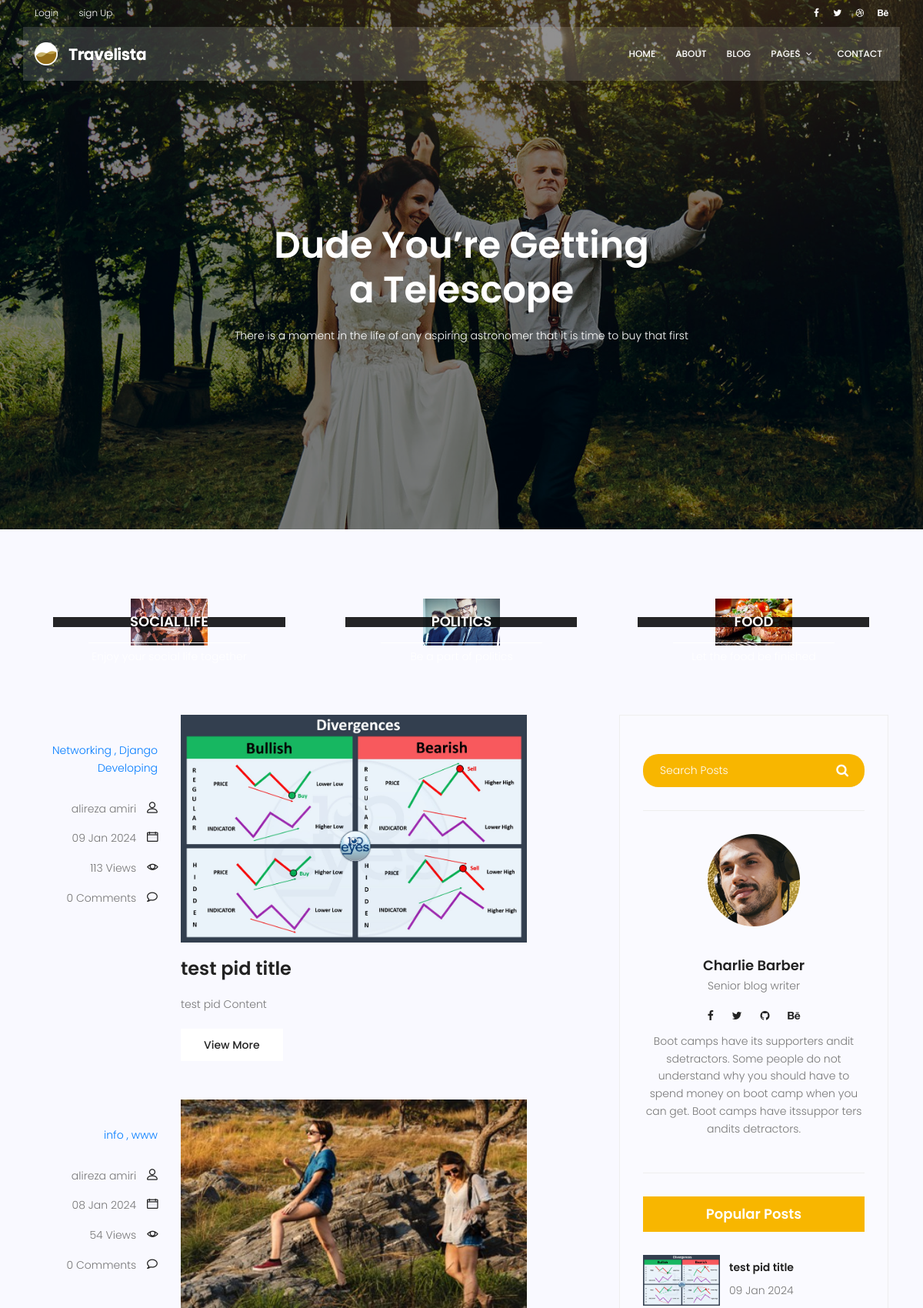
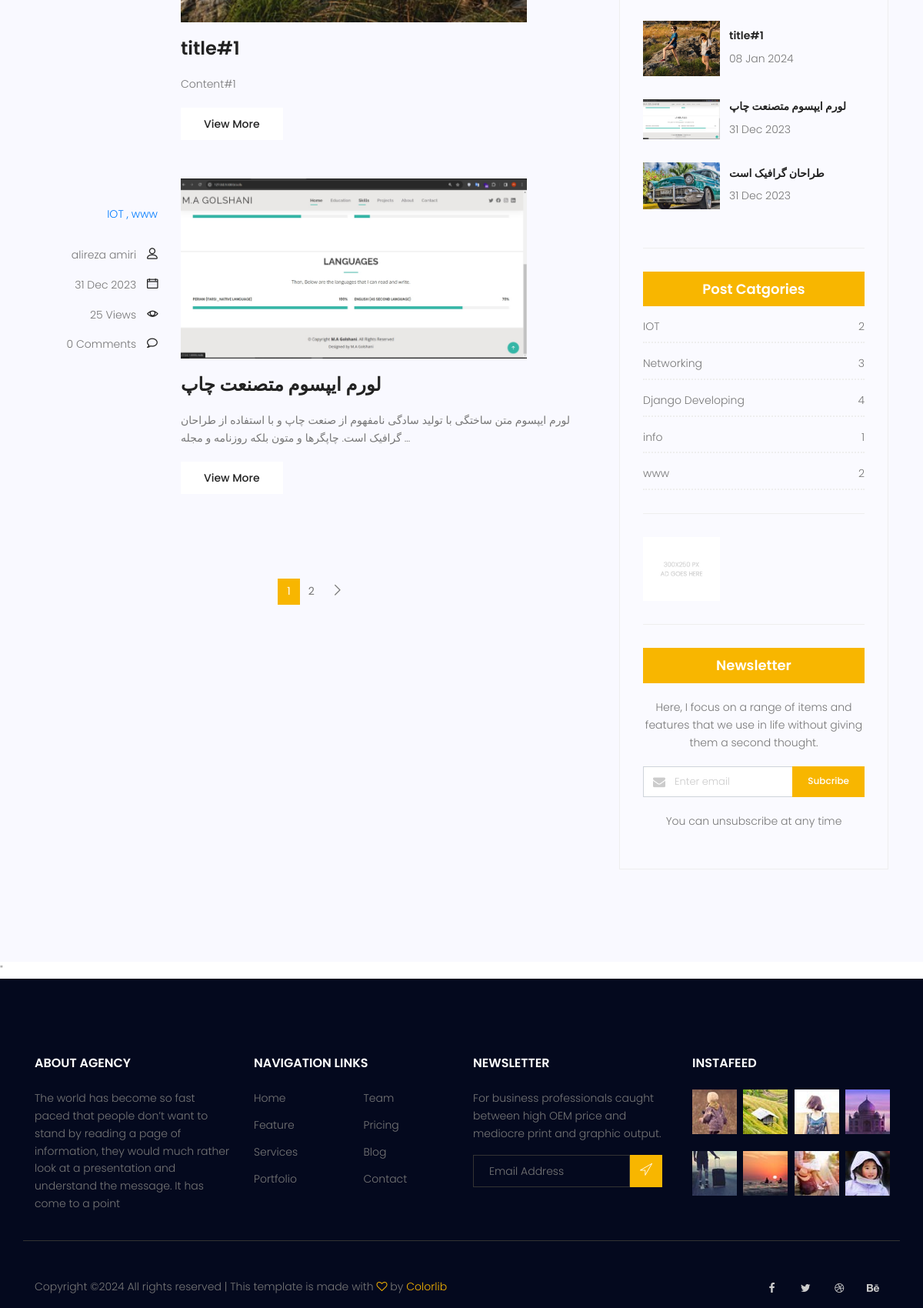
Screenshot of /blog/ (upper part) with the database file from the repository (2 pictures, top to bottom).
### blog/models.py (models this page shows, shortened)
class Category(models.Model):
    name = models.CharField(max_length=255)

class Post(models.Model):
    image = models.ImageField(default='blog/defaults.jpg')
    author = models.ForeignKey(User, null=True, on_delete=models.SET_NULL)
    title = models.CharField(max_length=255)
    content = models.TextField()
    tags = TaggableManager()
    category = models.ManyToManyField(Category)
    counted_views = models.IntegerField(default=0)
    status = models.BooleanField(default=False)
    login_required = models.BooleanField(default=False)
    published_date = models.DateTimeField(null=True)
    created_date = models.DateTimeField(auto_now_add=True)
    updated_date = models.DateTimeField(auto_now=True)
    class Meta:
        ordering = ["-created_date"]

### blog/views.py (the view)
# urls.py: path('', blog_view, name='index'),
def blog_view(request, **kwargs):
    current_datetime = timezone.now()
    posts = Post.objects.filter(status=1, published_date__lte=current_datetime).order_by('-published_date')
    if kwargs.get('cat_name') is not None:
        posts = posts.filter(category__name=kwargs['cat_name'])
    if kwargs.get('author_username') is not None:
        posts = posts.filter(author__username=kwargs['author_username'])
    if kwargs.get('tag_name') is not None:
        posts = posts.filter(tags__name__in=[kwargs['tag_name']])
    try:
        posts = Paginator(posts, 3)
        page_number = request.GET.get("page")
        posts = posts.get_page(page_number)
    except PageNotAnInteger:
        posts = posts.get_page(1)
    except EmptyPage:
        posts = posts.get_page(posts.num_pages)
    context = {'posts': posts}
    return render(request, 'blog/blog-home.html', context)

### blog/templatetags/blog_tag.py (called while the page is built)
@register.simple_tag(name="comment_count")
def function(pid):
    return Comment.objects.filter(post=pid,approved=True).count()

@register.inclusion_tag('blog/blog-lastposts.html')
def latest_post_side(num=4):
    posts = Post.objects.filter(status=1).order_by('-published_date')[:num]
    return {'posts': posts}

@register.inclusion_tag('blog/post-categories.html')
def blog_post_categories():
    posts = Post.objects.filter(status=1)
    categories = Category.objects.all()
    cat_dict = {}
    for cat_name in categories:
        cat_dict[cat_name.name] = posts.filter(category=cat_name).count()
    return {'categories': cat_dict}

### templates/blog/blog-home.html (shortened to what this page needs)
{% extends "base.html" %}
{% load static %}
{% load blog_tag %}
{% block content %}
    <section class="banner-area relative blog-home-banner" id="home">
        <div class="overlay overlay-bg"></div>
        <div class="container">
            <div class="row d-flex align-items-center justify-content-center">
                <div class="about-content blog-header-content col-lg-12">
                    <h1 class="text-white">
                        Dude You’re Getting
                        a Telescope
                    </h1>
                    <p class="text-white">
                        There is a moment in the life of any aspiring astronomer that it is time to buy that first
                    </p>
                </div>
            </div>
        </div>
    </section>
    <section class="top-category-widget-area pt-90 pb-90 ">
        <div class="container">
            <div class="row">
                <div class="col-lg-4">
                    <div class="single-cat-widget">
                        <div class="content relative">
                            <div class="overlay overlay-bg"></div>
                            <a href="#" target="_blank">
                                <div class="thumb">
                                    <img class="content-image img-fluid d-block mx-auto"
                                         src="{% static 'img/blog/cat-widget1.jpg' %}" alt="">
                                </div>
                                <div class="content-details">
                                    <h4 class="content-title mx-auto text-uppercase">Social life</h4>
                                    <p>Enjoy your social life together</p>
                                </div>
                            </a>
                        </div>
                    </div>
                </div>
                <div class="col-lg-4">
                    <div class="single-cat-widget">
                        <div class="content relative">
                            <div class="overlay overlay-bg"></div>
                            <a href="#" target="_blank">
                                <div class="thumb">
                                    <img class="content-image img-fluid d-block mx-auto"
                                         src="{% static 'img/blog/cat-widget2.jpg' %}" alt="">
                                </div>
                                <div class="content-details">
                                    <h4 class="content-title mx-auto text-uppercase">Politics</h4>
                                    <p>Be a part of politics</p>
                                </div>
                            </a>
                        </div>
                    </div>
                </div>
                <div class="col-lg-4">
                    <div class="single-cat-widget">
                        <div class="content relative">
                            <div class="overlay overlay-bg"></div>
                            <a href="#" target="_blank">
                                <div class="thumb">
                                    <img class="content-image img-fluid d-block mx-auto"
                                         src="{% static 'img/blog/cat-widget3.jpg' %}" alt="">
                                </div>
                                <div class="content-details">
                                    <h4 class="content-title mx-auto text-uppercase">Food</h4>
                                    <p>Let the food be finished</p>
                                </div>
                            </a>
                        </div>
                    </div>
                </div>
            </div>
        </div>
    </section>
    <section class="post-content-area">
        <div class="container">
            <div class="row">
                <div class="col-lg-8 posts-list">
                    {% for post in posts %}
                        <div class="single-post row">
                            <div class="col-lg-3  col-md-3 meta-details">
                                <ul class="tags">
                                    {% for cat in post.category.all %}
                                        <a href="{% url 'blog:category' cat_name=cat.name %}">
                                            {{ cat.name }}
                                            {% if not forloop.last %}
                                                ,
                                            {% endif %}
                                        </a>
                                    {% endfor %}
                                </ul>
                                <div class="user-details row">
                                    <p class="user-name col-lg-12 col-md-12 col-6"><a
                                            href="{% url 'blog:author' author_username=post.author.username %}">{{ post.author.get_full_name }}</a>
                                        <span
                                                class="lnr lnr-user"></span></p>
                                    <p class="date col-lg-12 col-md-12 col-6"><a
                                            href="#">{{ post.published_date | date:"d M Y" }}</a>
                                        <span class="lnr lnr-calendar-full"></span></p>
                                    <p class="view col-lg-12 col-md-12 col-6"><a href="#">{{ post.counted_views }}
                                        Views</a> <span class="lnr lnr-eye"></span></p>
                                    <p class="comments col-lg-12 col-md-12 col-6"><a href="#">{% comment_count  post.id%} Comments</a> <span
                                            class="lnr lnr-bubble"></span></p>
                                </div>
                            </div>
                            <div class="col-lg-9 col-md-9 ">
                                <div class="feature-img">
                                    <img class="img-fluid" src=" {{ post.image.url }}" alt="">
                                </div>
                                <a class="posts-title" href="{% url 'blog:single' pid=post.id %}">
                                    <h3>{{ post.title }}</h3></a>
                                <p class="excert">
                                    {{ post.content| truncatewords:25 }}
                                </p>
                                <a href="{% url 'blog:single' pid=post.pk %}" class="primary-btn">View More</a>
                            </div>
                        </div>
                    {% endfor %}
                    <nav class="blog-pagination justify-content-center d-flex">
                        <ul class="pagination">
                            {% for i in posts.paginator.page_range %}
                                {% if  posts.number == i %}
                                    <li class="page-item active"><a href="?page={{ i }}" class="page-link">{{ i }}</a>
                                    </li>
                                {% else %}
                                    <li class="page-item"><a href="?page={{ i }}" class="page-link">{{ i }}</a></li>
                                {% endif %}
                            {% endfor %}
                            <li class="page-item">
                                {% if posts.has_next %}
                                    <a href="?page={{ posts.next_page_number }}" class="page-link" aria-label="Next">
                        		                                    <span aria-hidden="true">
                        		                                        <span class="lnr lnr-chevron-right"></span>
                        		                                    </span>
                                    </a>
                                {% endif %}
                            </li>
                        </ul>
                    </nav>
                </div>
                <div class="col-lg-4 sidebar-widgets">
                    <div class="widget-wrap">
                        {% include 'blog/blog-search.html' %}
                        {% include "blog/blog-writer.html" %}
                        {% latest_post_side %}
                        {% blog_post_categories %}
                        <div class="single-sidebar-widget ads-widget">
                            <a href="#"><img class="img-fluid" src="{% static 'img/blog/ads-banner.jpg' %}" alt=""></a>
                        </div>
                        <div class="single-sidebar-widget newsletter-widget">
                            <h4 class="newsletter-title">Newsletter</h4>
                            <p>
                                Here, I focus on a range of items and features that we use in life without
                                giving them a second thought.
                            </p>
                            <div class="form-group d-flex flex-row">
                                <div class="col-autos">
                                    <div class="input-group">
                                        <div class="input-group-prepend">
                                            <div class="input-group-text"><i class="fa fa-envelope"
                                                                             aria-hidden="true"></i>
                                            </div>
                                        </div>
                                        <input type="text" class="form-control" id="inlineFormInputGroup"
                                               placeholder="Enter email" onfocus="this.placeholder = ''"
                                               onblur="this.placeholder = 'Enter email'">
                                    </div>
                                </div>
                                <a href="#" class="bbtns">Subcribe</a>
                            </div>
                            <p class="text-bottom">
                                You can unsubscribe at any time
                            </p>
                        </div>
                    </div>
                </div>
            </div>
        </div>
    </section>
    "{% endblock content %}

### templates/blog/blog-lastposts.html
{% load static %}
<div class="single-sidebar-widget popular-post-widget">
        <h4 class="popular-title">Popular Posts</h4>
    {% for post in posts %}
        <div class="popular-post-list">
            <div class="single-post-list d-flex flex-row align-items-center">
                <div class="thumb">
                    <img class="img-fluid " src="{{ post.image.url }}" alt="">
                </div>
                <div class="details">
                    <a href="{% url 'blog:single' pid=post.id %}"><h6>{{ post.title|truncatewords:5}}</h6></a>
                    <p>{{ post.published_date|date:'d M Y' }}</p>
                </div>
            </div>
        </div>
    {% endfor %}
</div>

### templates/blog/post-categories.html
{% load static %}
<div class="single-sidebar-widget post-category-widget">
    <h4 class="category-title">Post Catgories</h4>
    <ul class="cat-list">
        {% for name,items in categories.items %}
        <li>
            <a href="{% url 'blog:category' cat_name=name %}" class="d-flex justify-content-between">
                <p>{{ name }}</p>
                <p>{{ items }}</p>
            </a>
        </li>
    {% endfor %}
    </ul>
</div>

### rows the page displays
Post: author.get_full_name "alireza amiri", published_date "09 Jan 2024", counted_views "113", id "0", image (picture), title "test pid title", content "test pid Content"
Category: name "Networking", categories "Networking"
Category: name "Django Developing", categories "Django Developing"
Post: author.get_full_name "alireza amiri", published_date "08 Jan 2024", counted_views "54", id "0", image (picture), title "title#1", content "Content#1"
Category: name "info", categories "info"
Category: name "www", categories "www"
Post: author.get_full_name "alireza amiri", published_date "31 Dec 2023", counted_views "25", id "0", image (picture), title "لورم ایپسوم متصنعت چاپ", content "لورم ایپسوم متن ساختگی با تولید سادگی نامفهوم از صنعت چاپ و با استفاده از طراحان گرافیک است. چاپگرها و متون بلکه روزنامه و مجله …"
Category: name "IOT", categories "IOT"
Post: image (picture), title "طراحان گرافیک است", published_date "31 Dec 2023"

### other values shown
{{ i }} "1"
{{ i }} "2"
{{ items }} "2" "3" "4" "1" "2"
